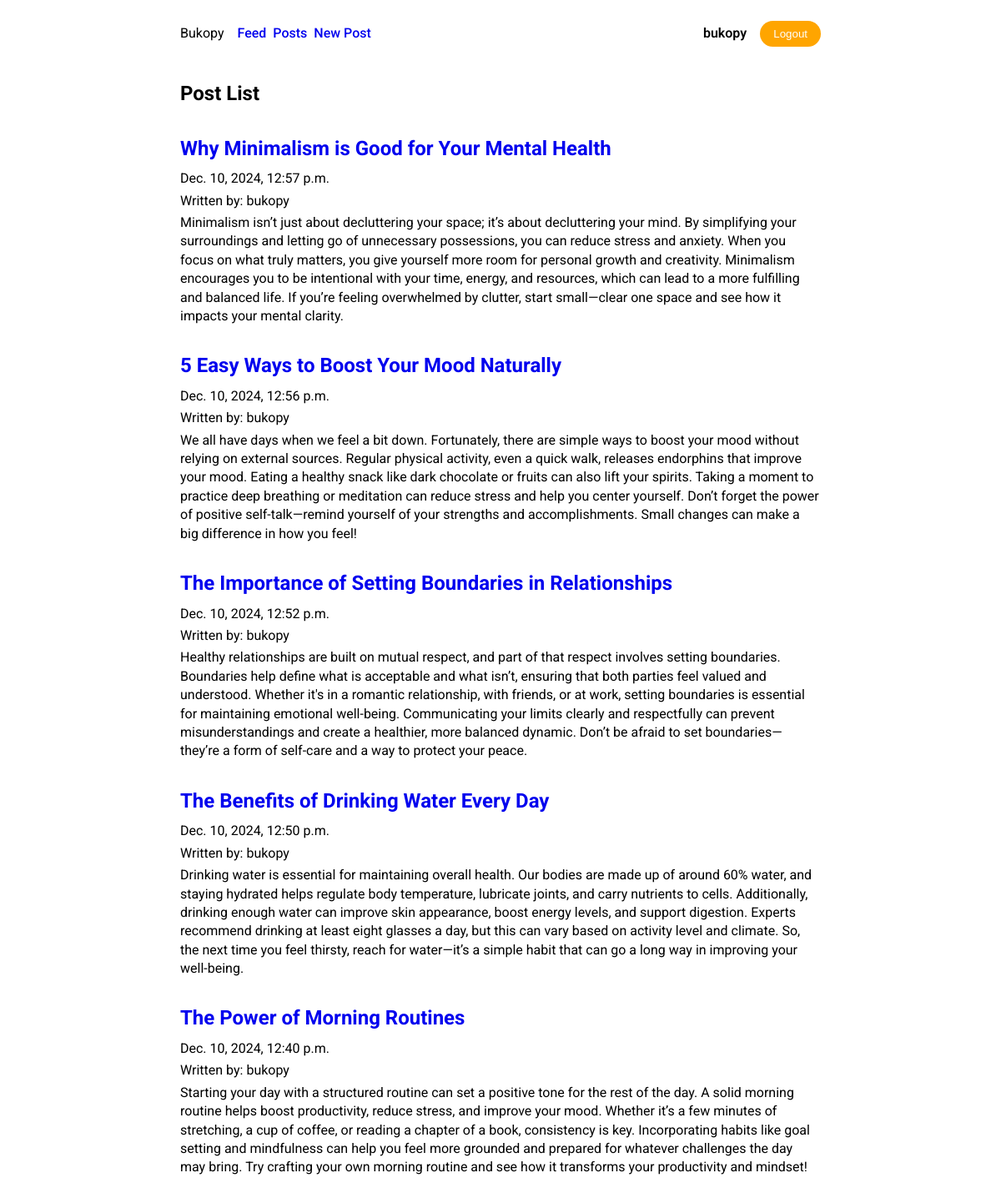
The page /posts/ (signed in) on the database its author committed.
### posts/models.py (models this page shows, shortened)
class Post(models.Model):
    title = models.CharField(max_length=75)
    body = models.TextField()
    slug = models.SlugField()
    date = models.DateTimeField(auto_now_add=True)
    banner = models.ImageField(default='fallback.png', blank=True)
    author = models.ForeignKey(User, on_delete=models.CASCADE, default=None)

### posts/views.py (the view)
# urls.py: path('', views.posts_list, name="list"),
def posts_list(request):
    posts = Post.objects.filter(author=request.user).order_by('-date')
    return render(request, 'posts/posts_list.html', {'posts': posts})

### posts/templates/posts/posts_list.html (shortened to what this page needs)
{% extends 'layout.html' %}
{% block content %}
<section class="">
  <h1 class="">Post List</h1>
  {% for post in posts %}
    <article class="post">
      <h2 class="post__title">
        <a href="{% url 'posts:page' slug=post.slug %}" class="post__link">
          {{ post.title }}</h2>
      <p class="post__body">{{ post.date }}</p>
      <p class="post__body">Written by: {{ post.author }}</p>
      <p class="post__body">{{ post.body }}</p>
    </article>
  {% endfor %}
</section>
{% endblock %}

### templates/layout.html (shortened to what this page needs)
<!DOCTYPE html>
{% load static %}
<html lang="en">
<head>
    <link rel="stylesheet" href="{% static 'css/style.css' %}">
</head>
<body>
    <div class="container">
        <header class="header">
            <span class="branding">
                Bukopy
            </span>
            <nav class="nav" id="nav">
                <ul class="navlinks">
                    <li class="link">
                        <a href="/" class="">Feed</a>
                    </li>
                    {% if user.is_authenticated %}
                    <li class="link">
                        <a href="{% url 'posts:list' %}" class="">Posts</a>
                    </li>
                    <li class="link">
                        <a href="{% url 'posts:new-post' %}" class="">New Post</a>
                    </li>
                    {% endif %}
                </ul>
                <div class="nav-cta">
                    {% if user.is_authenticated %}
                        <span class="user-icon">
                            {{ user.username }}
                        </span>
                        <form action="{% url 'users:logout' %}" class="" method="post">
                            <button class="logout-btn">Logout</button>
                        </form>
                    {% else %}
                    <a href="{% url 'users:login' %}" class="btn login-btn">Login</a>
                    <a href="{% url 'users:register' %}" class="btn register-btn">Register</a>
                    {% endif %}
                </div>
            </nav>
        </header>
        <main class="main">
            {% block content %}
            {% endblock %}
        </main>
    </div>
</body>
</html>

### static/css/style.css (style rules this page uses)
* { margin: 0; padding: 0; box-sizing: border-box; }
body { width: 100%; max-width: 800px; margin: 0 auto; min=height: 100vh; background-color: #ffffff; line-height: 1.4; font-family: Roboto; position: relative; }
.container { width: 100%; max-width: 800px; margin: 0 auto; }
h1 { font-size: 20px; color: black; }
a { text-decoration: none; }
p { font-size: 16px; font-fami }
ul { list-style: none; }
.header { width: 100%; height: 80px; display: flex; justify-content: space-between; align-items: center; padding: 0 16px; }
li { list-style: none; }
.nav { display: none; }
.nav .navlinks { width: 100%; display: flex; flex-direction: column; }
.nav .navlinks li { padding: 8px 0; }
.nav .nav-cta { display: flex; flex-direction: column; align-content: flex-end; gap: 8px; }
@media screen and (min-width: 500px) { .header { justify-content: space-between; } }
@media screen and (min-width: 500px) { .nav { display: flex; flex-direction: row; flex: 1; width: 100%; height: 100%; gap: 8px; } }
@media screen and (min-width: 500px) { .nav .navlinks { justify-content: start; gap: 8px; flex-direction: row; align-items: center; padding-left: 16px; } }
@media screen and (min-width: 500px) { .nav .navlinks a { font-weight: 500; } }
@media screen and (min-width: 500px) { .nav .nav-cta { display: flex; align-items: center; flex-direction: row; gap: 16px; } }
@media screen and (min-width: 500px) { .nav .nav-cta .user-icon { font-weight: 600; } }
@media screen and (min-width: 500px) { .logout-btn { width: auto; padding: 8px 16px; background: orange; color: white; border: none; border-radius: 16px; border-style: none; outline-style: none; } }
.main { width: 100%; padding: 16px; display: flex; flex-direction: column; column-gap: 24px; }
.post { display: flex; flex-direction: column; gap: 4px; margin-bottom: 32px; }
h1 { margin-bottom: 32px; font-size: 24px; }

### rows shown on the page
Post: title "Why Minimalism is Good for Your Mental Health", date "Dec. 10, 2024, 12:57 p.m.", author "bukopy", body "Minimalism isn’t just about decluttering your space; it’s about decluttering your mind. By simplifying your surroundings and letting go of unnecessary possessions, you can reduce stress and anxiety. When you focus on what truly matters, you give yourself more room for personal growth and creativity. Minimalism encourages you to be intentional with your time, energy, and resources, which can lead to a more fulfilling and balanced life. If you’re feeling overwhelmed by clutter, start small—clear one space and see how it impacts your mental clarity."
Post: title "5 Easy Ways to Boost Your Mood Naturally", date "Dec. 10, 2024, 12:56 p.m.", author "bukopy", body "We all have days when we feel a bit down. Fortunately, there are simple ways to boost your mood without relying on external sources. Regular physical activity, even a quick walk, releases endorphins that improve your mood. Eating a healthy snack like dark chocolate or fruits can also lift your spirits. Taking a moment to practice deep breathing or meditation can reduce stress and help you center yourself. Don’t forget the power of positive self-talk—remind yourself of your strengths and accomplishments. Small changes can make a big difference in how you feel!"
Post: title "The Importance of Setting Boundaries in Relationships", date "Dec. 10, 2024, 12:52 p.m.", author "bukopy", body "Healthy relationships are built on mutual respect, and part of that respect involves setting boundaries. Boundaries help define what is acceptable and what isn’t, ensuring that both parties feel valued and understood. Whether it's in a romantic relationship, with friends, or at work, setting boundaries is essential for maintaining emotional well-being. Communicating your limits clearly and respectfully can prevent misunderstandings and create a healthier, more balanced dynamic. Don’t be afraid to set boundaries—they’re a form of self-care and a way to protect your peace."
Post: title "The Benefits of Drinking Water Every Day", date "Dec. 10, 2024, 12:50 p.m.", author "bukopy", body "Drinking water is essential for maintaining overall health. Our bodies are made up of around 60% water, and staying hydrated helps regulate body temperature, lubricate joints, and carry nutrients to cells. Additionally, drinking enough water can improve skin appearance, boost energy levels, and support digestion. Experts recommend drinking at least eight glasses a day, but this can vary based on activity level and climate. So, the next time you feel thirsty, reach for water—it’s a simple habit that can go a long way in improving your well-being."
Post: title "The Power of Morning Routines", date "Dec. 10, 2024, 12:40 p.m.", author "bukopy", body "Starting your day with a structured routine can set a positive tone for the rest of the day. A solid morning routine helps boost productivity, reduce stress, and improve your mood. Whether it’s a few minutes of stretching, a cup of coffee, or reading a chapter of a book, consistency is key. Incorporating habits like goal setting and mindfulness can help you feel more grounded and prepared for whatever challenges the day may bring. Try crafting your own morning routine and see how it transforms your productivity and mindset!"

### other values the page prints
{{ user.username }} "bukopy"
